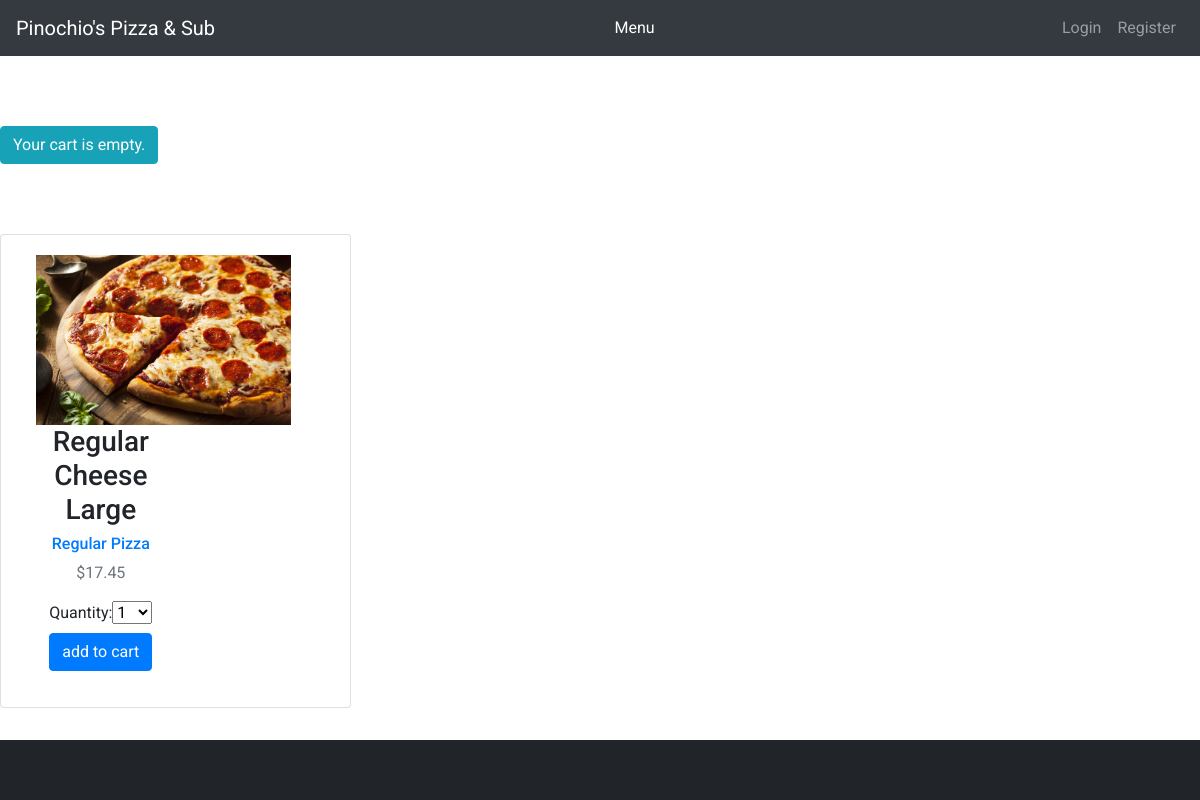
/2/regular-cheese-large/, run on the app's committed database.
### orders/models.py (models this page shows, shortened)
class Product(models.Model):
    category = models.ForeignKey(Category, related_name="products", on_delete=models.CASCADE)
    name = models.CharField(max_length=100, db_index=True)
    slug = models.SlugField(max_length=100, db_index=True)
    description = models.TextField(blank=True)
    price = models.DecimalField(max_digits=10, decimal_places=2, null=True, blank=True)
    available = models.BooleanField(default=True)
    stock = models.PositiveIntegerField()
    created_at = models.DateTimeField(auto_now_add=True)
    updated_at = models.DateTimeField(auto_now=True)
    image = models.ImageField(upload_to=f"products/{slug}", blank=True)
    class Meta:
        ordering = ('name',)
        index_together = (('id', "slug"),)

class Category(models.Model):
    name = models.CharField(max_length=150, db_index=True, default="None")
    slug = models.SlugField(max_length=150, unique=True, db_index=True)
    created_at = models.DateTimeField(auto_now_add=True)
    updated_at = models.DateTimeField(auto_now=True)
    class Meta:
        ordering = ('name',)
        verbose_name = 'category'
        verbose_name_plural = 'categories'
    def __str__(self):
        return self.name
    def get_absolute_url(self):
        return reverse('product_list_by_category', args=[self.slug])

### orders/views.py (the view)
# urls.py: url(r'^(?P<id>\d+)/(?P<slug>[-\w]+)/$', views.product_detail, name='product_detail'),
def product_detail(request, id, slug):
    product = get_object_or_404(Product, id=id, slug=slug, available=True)
    cart_product_form = CartAddProductForm()
    context = {
        "product": product,
        "cart_product_form": cart_product_form,
    }
    return render(request, "product/detail.html", context)

### cart/forms.py
class CartAddProductForm(forms.Form):
    quantity = forms.TypedChoiceField(choices=PRODUCT_QUANTITY_CHOICES, coerce=int)
    update = forms.BooleanField(required=False, initial=False, widget=forms.HiddenInput)

### cart/cart.py (called while the page is built)
    def __len__(self):
        return sum(item["quantity"] for item in self.cart.values())

### cart/context_processors.py (called while the page is built)
def cart(request):
    return {"cart": Cart(request)}

### orders/templates/product/detail.html (shortened to what this page needs)
{% extends "layout.html" %}
{% load static %}
{% block content %}
    <div class="row" style="margin-top: 6%">
        <div class="col-sm-8 blog-main">
            <div class="blog-post">
                <div class="row">
                    <div class="card">
                        <div class="card-body">
                            <div class="col-md-6 text-right">
                                <img src="{% if product.image %} {{ product.image.url }} {% else %} {% static 'img/default.jpg' %} {% endif %}"
                                     alt="..." style="height: 170px; width: auto">
                            </div>
                            <div class="col-md-6" style="padding-left: 20px">
                                <h3>{{ product.name }}</h3>
                                <h6><a href="{{ product.category.get_absolute_url }}">{{ product.category }}</a></h6>
                                <p class="text-muted">${{ product.price }}</p>
                                <form action="{% url "cart:cart_add" product.id %}" method="post">
                                    {{ cart_product_form }}
                                    <input type="submit" value="add to cart" class="btn btn-primary">
                                </form>
                            </div>
                        </div>
                    </div>
                </div>
            </div>
        </div>
    </div>
{% endblock %}

### orders/templates/css/styles.css (style rules this page uses)
body { font-family: 'Roboto', sans-serif; }

### data on the page
Product: name "Regular Cheese Large", category "Regular Pizza", price "17.45"
